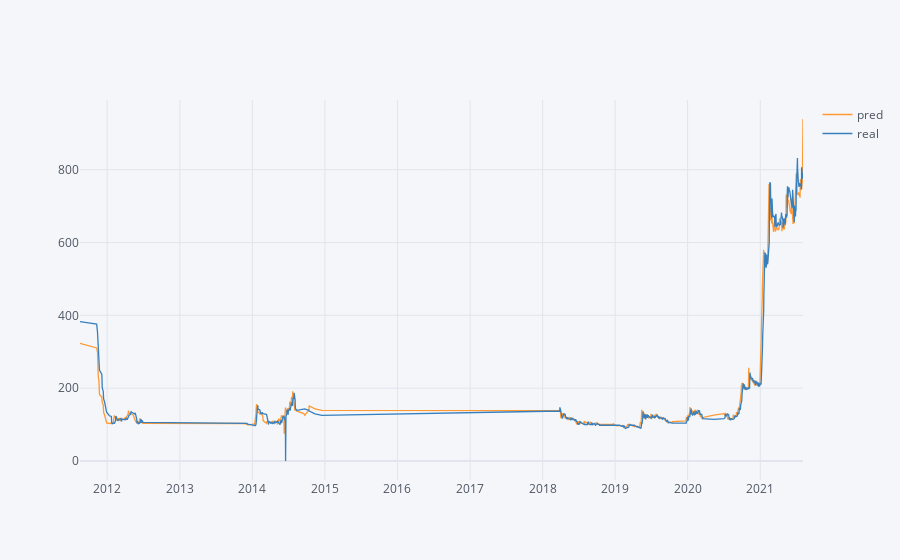

Notebook cell for this chart:
### Markdown cell above
# Train Trend

### Code cell
train=pd.DataFrame()
train["pred"]=ss.inverse_transform(trainPredict.flatten())
train["real"]=ss.inverse_transform(trainX[:,:,0])
train["date"]=X_train.index[:-5]
train.iplot(kind="line", x="date")

### Figure 1 — Plotly figure (JSON) as saved in the notebook; plotly's stock layout.template omitted (floating-point values rounded to 4 significant figures; data arrays with more than 128 entries replaced by an {"elided": "..."} marker saying what was removed)
{"data": [{"line": {"color": "rgba(255, 153, 51, 1.0)", "dash": "solid", "shape": "linear", "width": 1.3}, "mode": "lines", "name": "pred", "text": "", "type": "scatter", "x": {"elided": "769 str values"}, "y": {"elided": "769 float values"}}, {"line": {"color": "rgba(55, 128, 191, 1.0)", "dash": "solid", "shape": "linear", "width": 1.3}, "mode": "lines", "name": "real", "text": "", "type": "scatter", "x": {"elided": "769 str values"}, "y": {"elided": "769 float values"}}], "layout": {"legend": {"bgcolor": "#F5F6F9", "font": {"color": "#4D5663"}}, "paper_bgcolor": "#F5F6F9", "plot_bgcolor": "#F5F6F9", "title": {"font": {"color": "#4D5663"}}, "xaxis": {"gridcolor": "#E1E5ED", "showgrid": true, "tickfont": {"color": "#4D5663"}, "title": {"font": {"color": "#4D5663"}, "text": ""}, "zerolinecolor": "#E1E5ED"}, "yaxis": {"gridcolor": "#E1E5ED", "showgrid": true, "tickfont": {"color": "#4D5663"}, "title": {"font": {"color": "#4D5663"}, "text": ""}, "zerolinecolor": "#E1E5ED"}}}
